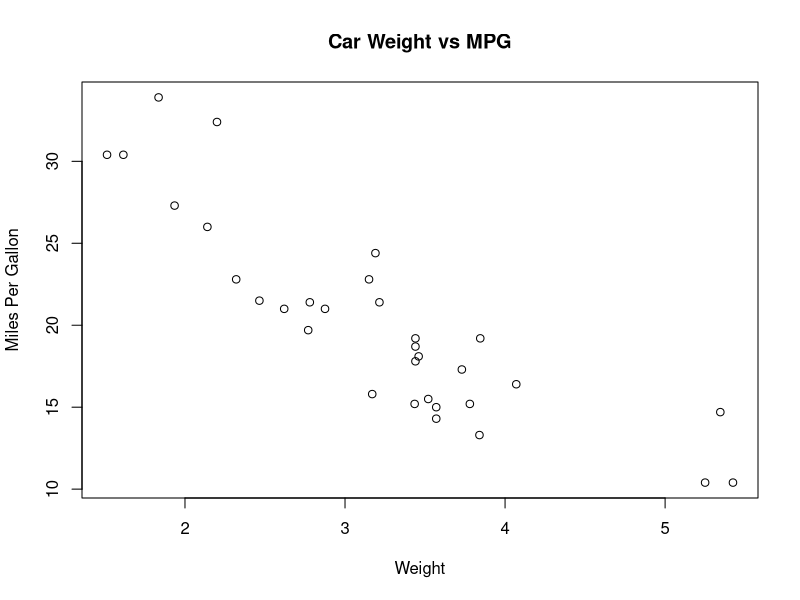

R code for this plot:
## ---- chunk 1
# Load built-in dataset
data(mtcars)

# View first few rows
head(mtcars)
## ---- chunk 2
# Summary statistics
summary(mtcars)
## ---- chunk 3
# Basic scatter plot
plot(mtcars$wt, mtcars$mpg,
     main = "Car Weight vs MPG",
     xlab = "Weight",
     ylab = "Miles Per Gallon")
